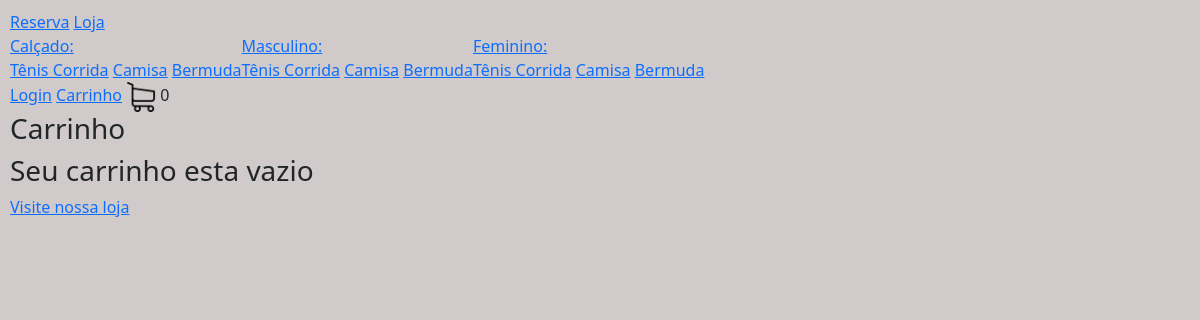
/carrinho/, run on the app's committed database.
### loja/models.py (models this page shows, shortened)
class Categoria(models.Model):
   nome = models.CharField(max_length=200, null=True, blank=True)
   slug = models.CharField(max_length=200, null=True, blank=True)

class Tipo(models.Model):
   nome = models.CharField(max_length=200, null=True, blank=True)
   slug = models.CharField(max_length=200, null=True, blank=True)

### loja/views.py (the view, shortened to what this page needs)
# urls.py: path('carrinho/', carrinho, name="carrinho") ,
def carrinho(request):
  if request.user.is_authenticated:  # Verifica se o usuário está autenticado
    cliente = request.user.cliente
  else: #se cliente nao estiver autenticado
     if request.COOKIES.get("id_sessao"):
        id_sessao = request.COOKIES.get("id_sessao")
        cliente, criado = Cliente.objects.get_or_create(id_sessao=id_sessao)
     else: #caso não tenha o id_sessao associado a ele
        context = {"cliente_existente": False, "itens_pedido": None, "pedido": None}
        return render(request, 'carrinho.html', context)

### loja/novos_context.py (called while the page is built)
def carrinho(request):
  quantidade_produtos_carrinho = 0
  if request.user.is_authenticated:
    cliente = request.user.cliente
  else: #se cliente nao estiver logado
     if request.COOKIES.get("id_sessao"):
        id_sessao = request.COOKIES.get("id_sessao")
        cliente, criado = Cliente.objects.get_or_create(id_sessao=id_sessao)
     else: #caso não tenha o id_sessao associado a ele
        return {"quantidade_produtos_carrinho": quantidade_produtos_carrinho}
  pedido, criado = Pedido.objects.get_or_create(cliente=cliente, finalizado=False)
  itens_pedido = ItensPedido.objects.filter(pedido=pedido)
  for item in itens_pedido:
    quantidade_produtos_carrinho += item.quantidade
  return {"quantidade_produtos_carrinho": quantidade_produtos_carrinho}

def categorias_tipos(request):
   categorias_navegacao = Categoria.objects.all()
   tipos_navegacao = Tipo.objects.all()
   return {"categorias_navegacao": categorias_navegacao, "tipos_navegacao": tipos_navegacao}

### loja/templates/carrinho.html
{% extends 'base.html' %}
{% load static %}
{% block body %}
<h3>Carrinho</h3>
{% if cliente_existente %}
    <h4>Número Pedido: {{ pedido.id }}</h4>
    <p>Preço Total Pedido: R${{ pedido.preco_total }}</p>
    <p>Total Produtos: {{ pedido.quantidade_total }}</p>
    {% for item in itens_pedido %}
    <p>
      <img src="{{ item.item_estoque.produto.imagem.url }}" alt="imagem" width="50">
      Produto: {{ item.item_estoque.produto.nome }}
      Cor: {{ item.item_estoque.cor.nome }}
      Tamanho: {{ item.item_estoque.tamanho }}
    <div style="display: flex">
      Quantidade:
      <form method="post" action="{% url 'remover_carrinho' item.item_estoque.produto.id %}">
        {% csrf_token %}
        <input type="hidden" name="tamanho" value="{{ item.item_estoque.tamanho }}">
        <input type="hidden" name="cor" value="{{ item.item_estoque.cor.id }}">
        <button type="submit">-</button>
      </form>
      {{ item.quantidade }}
      <form method="post" action="{% url 'adicionar_carrinho' item.item_estoque.produto.id %}">
        {% csrf_token %}
        <input type="hidden" name="tamanho" value="{{ item.item_estoque.tamanho }}">
        <input type="hidden" name="cor" value="{{ item.item_estoque.cor.id }}">
        <button type="submit">+</button>
      </form>
    </div>
    Preço Unitário: R${{ item.item_estoque.produto.preco }}
    Total: R${{ item.preco_total }}
    </p>
    <hr>
    {% endfor %}
    <a href="{% url 'checkout' %}">Checkout</a>
{% else %}
    <h3>Seu carrinho esta vazio </h3>
    <a href="{% url 'loja' %}">Visite nossa loja</a>
{% endif %}
{% endblock %}

### loja/templates/navbar.html
{% load static %}
<nav>
  <a href="{% url 'homepage' %}">Reserva</a>
  <a href=" {% url 'loja' %}">Loja</a>
  <div style="display: flex;">
    {% for categoria in categorias_navegacao %}
    <div>
       <a href="{% url 'loja' %}{{ categoria.slug }}">{{ categoria.nome }}:</a><br>
       {% for tipo in tipos_navegacao %}
         <a href="{% url 'loja' %}{{ categoria.slug }}-{{ tipo.slug }}">{{ tipo.nome }}</a>
       {% endfor %}
  </div>
  {% endfor %}
</div>
  {% if request.user.is_authenticated %}
    <a href="{% url 'minha_conta' %}">Minha Conta</a>
  {% else %}
   <a href="{% url 'fazer_login' %}">Login</a>
  {% endif %}
  <a href="{% url 'carrinho' %}">Carrinho</a>
  <img src="{% static 'images/carrinho.png' %}" alt="carrinho" width="30" />
  {{ quantidade_produtos_carrinho }}
</nav>

### static/css/main.css (style rules this page uses)
body { background-color: rgb(168, 163, 160); }

### data on the page
Categoria: nome "Calçado"
Tipo: nome "Tênis Corrida"
Tipo: nome "Camisa"
Tipo: nome "Bermuda"
Categoria: nome "Masculino"
Categoria: nome "Feminino"

### other printed values
{{ quantidade_produtos_carrinho }} "0"
